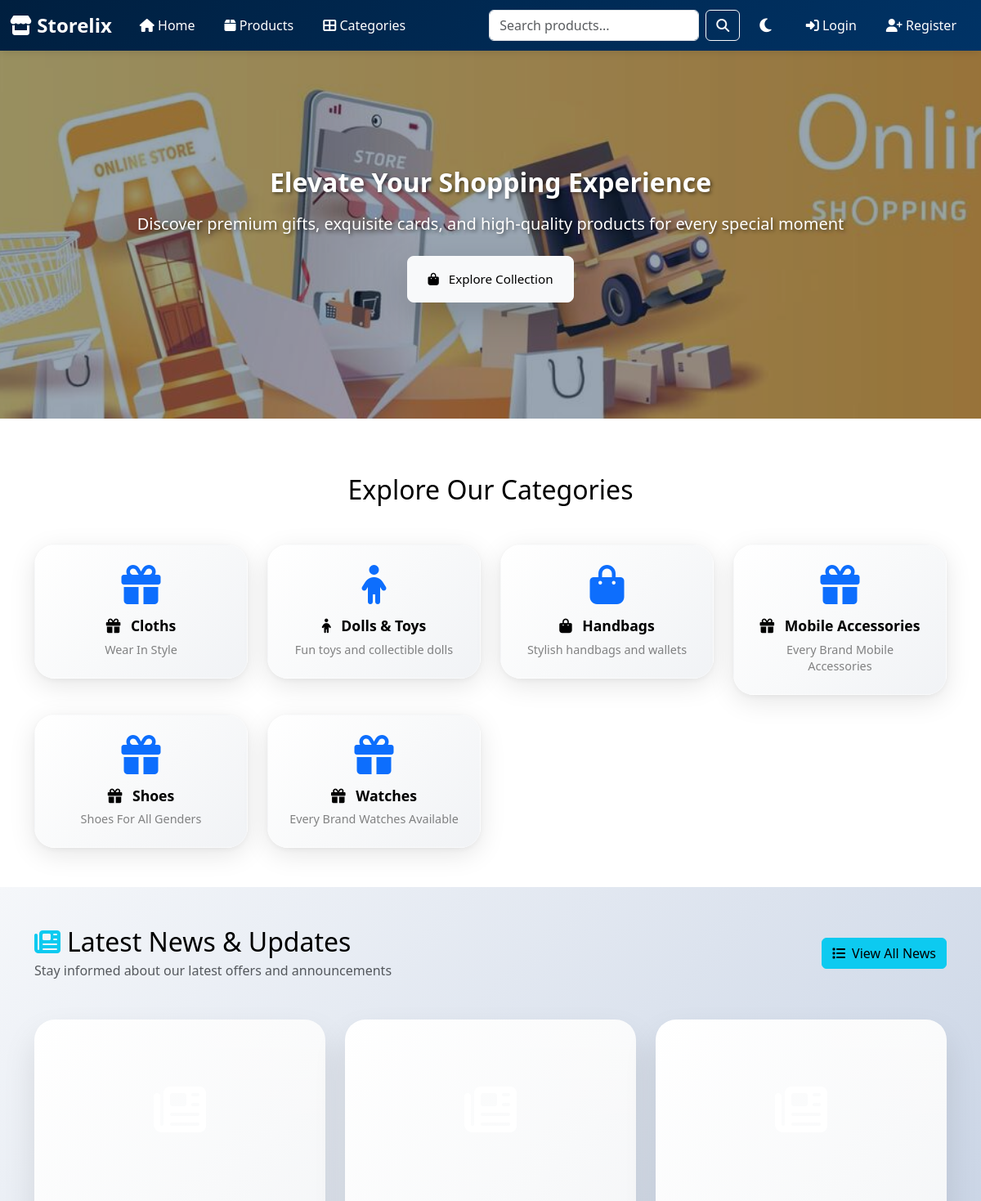
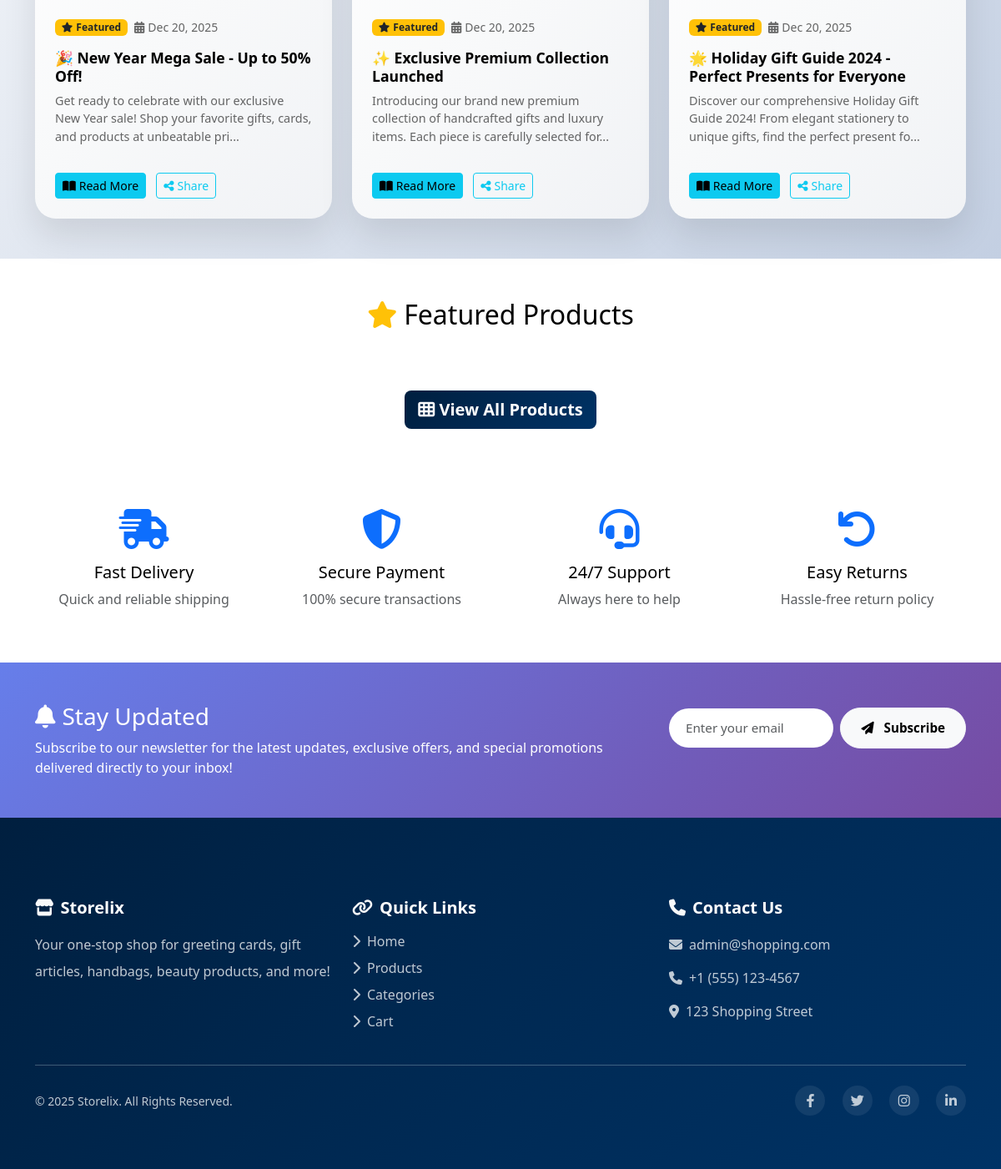
The page / on the database its author committed (2 pictures, top to bottom).
### tables this page shows
CREATE TABLE IF NOT EXISTS categories (
    id INT AUTO_INCREMENT PRIMARY KEY,
    name VARCHAR(100) NOT NULL,
    description TEXT,
    image VARCHAR(255),
    created_at TIMESTAMP DEFAULT CURRENT_TIMESTAMP
);

CREATE TABLE IF NOT EXISTS news_announcements (
    id INT AUTO_INCREMENT PRIMARY KEY,
    title VARCHAR(255) NOT NULL,
    content TEXT NOT NULL,
    image VARCHAR(255),
    is_featured TINYINT(1) DEFAULT 0,
    is_active TINYINT(1) DEFAULT 1,
    created_at TIMESTAMP DEFAULT CURRENT_TIMESTAMP,
    updated_at TIMESTAMP DEFAULT CURRENT_TIMESTAMP ON UPDATE CURRENT_TIMESTAMP
);

### includes/db.php (called while the page is built, shortened)
<?php
class Database {
    private $conn;
    public function __construct() {
        try {
            $this->conn = new mysqli(DB_HOST, DB_USER, DB_PASS, DB_NAME);
            $this->conn->options(MYSQLI_OPT_CONNECT_TIMEOUT, 30);
            $this->conn->options(MYSQLI_OPT_READ_TIMEOUT, 30);
            $this->conn->set_charset("utf8mb4");
        } catch (Exception $e) {
            die("Database Error: " . $e->getMessage());
        }
    }
    public function query($sql) {
        $result = $this->conn->query($sql);
        return $result;
    }
}
$db = new Database();
?>

### includes/functions.php (called while the page is built, shortened)
<?php
require_once 'db.php';
function getCategories() {
    global $db;
    $result = $db->query("SELECT * FROM categories ORDER BY name ASC");
    return $result->fetch_all(MYSQLI_ASSOC);
}
function getCategoryIcon($category_name) {
    $icons = [
        'Greeting Cards' => 'fas fa-envelope-open-text',
        'Gift Articles' => 'fas fa-gift',
        'Handbags' => 'fas fa-shopping-bag',
        'Beauty Products' => 'fas fa-spa',
        'Stationery' => 'fas fa-pen-fancy',
        'Dolls & Toys' => 'fas fa-child'
    ];
    return $icons[$category_name] ?? 'fas fa-gift';
}
?>

### index.php (the view, shortened to what this page needs)
        <?php
include 'includes/header.php';
$categories = getCategories();
$homepage_banners = getActiveHomepageBanners();
?>
<section class="hero-section">
    <div id="heroCarousel" class="carousel slide carousel-fade" data-bs-ride="carousel" data-bs-interval="3000">
        <div class="carousel-inner">
            <?php if (!empty($homepage_banners)): ?>
                <?php foreach ($homepage_banners as $index => $banner): ?>
                    <div class="carousel-item <?php echo $index === 0 ? 'active' : ''; ?>" style="background-image: url('<?php echo $banner['image'] ? 'uploads/' . $banner['image'] : 'https://via.placeholder.com/1920x600?text=' . urlencode($banner['title']); ?>');">
                        <div class="container">
                            <h1 class="display-4 mb-4 fw-bold text-shadow"><?php echo htmlspecialchars($banner['title']); ?></h1>
                            <?php if ($banner['subtitle']): ?>
                                <h2 class="h4 mb-3 text-shadow"><?php echo htmlspecialchars($banner['subtitle']); ?></h2>
                            <?php endif; ?>
                            <?php if ($banner['description']): ?>
                                <p class="lead mb-4 fs-5 text-shadow"><?php echo htmlspecialchars($banner['description']); ?></p>
                            <?php endif; ?>
                            <?php if ($banner['button_text'] && $banner['button_link']): ?>
                                <a href="<?php echo htmlspecialchars($banner['button_link']); ?>" class="btn btn-light btn-lg shadow-lg px-4 py-3">
                                    <i class="fas fa-arrow-right me-2"></i><?php echo htmlspecialchars($banner['button_text']); ?>
                                </a>
                            <?php endif; ?>
                        </div>
                    </div>
                <?php endforeach; ?>
            <?php else: ?>
                <div class="carousel-item active" style="background-image: url('uploads/b1.jpg');">
                    <div class="container">
                        <h1 class="display-4 mb-4 fw-bold text-shadow">Elevate Your Shopping Experience</h1>
                        <p class="lead mb-4 fs-5 text-shadow">Discover premium gifts, exquisite cards, and high-quality products for every special moment</p>
                        <a href="products.php" class="btn btn-light btn-lg shadow-lg px-4 py-3">
                            <i class="fas fa-shopping-bag me-2"></i> Explore Collection
                        </a>
                    </div>
                </div>
            <?php endif; ?>
        </div>
    </div>
</section>
<section class="py-5">
    <div class="container">
        <h2 class="text-center mb-5">Explore Our Categories</h2>
        <div class="row g-4">
            <?php foreach ($categories as $category): ?>
                <div class="col-lg-3 col-md-4 col-sm-6">
                    <a href="products.php?category=<?php echo $category['id']; ?>" class="text-decoration-none">
                        <div class="card category-card">
                            <div class="card-body text-center p-4">
                                <i class="<?php echo getCategoryIcon($category['name']); ?> fa-3x text-primary mb-3"></i>
                                <h5 class="card-title">
                                    <i class="<?php echo getCategoryIcon($category['name']); ?> me-2"></i>
                                    <?php echo htmlspecialchars($category['name']); ?>
                                </h5>
                                <p class="card-text text-muted"><?php echo htmlspecialchars($category['description']); ?></p>
                            </div>
                        </div>
                    </a>
                </div>
            <?php endforeach; ?>
        </div>
    </div>
</section>
<?php
$news_announcements = $db->query("SELECT * FROM news_announcements WHERE is_active = 1 ORDER BY is_featured DESC, created_at DESC LIMIT 3")->fetch_all(MYSQLI_ASSOC);
?>
<section class="py-5" style="background: linear-gradient(135deg, #f5f7fa 0%, #c3cfe2 100%);">
    <div class="container">
        <div class="d-flex justify-content-between align-items-center mb-5 flex-wrap gap-3">
            <div>
                <h2 class="mb-1"><i class="fas fa-newspaper text-info me-2"></i>Latest News & Updates</h2>
                <p class="text-muted mb-0">Stay informed about our latest offers and announcements</p>
            </div>
            <a href="#" class="btn btn-info" onclick="showAllNews(); return false;">
                <i class="fas fa-list me-2"></i>View All News
            </a>
        </div>
        <div class="row g-4">
            <?php foreach ($news_announcements as $news): ?>
                <div class="col-lg-4 col-md-6 col-sm-12">
                    <div class="card h-100 border-0 shadow-lg news-card" style="transition: all 0.3s ease; cursor: pointer;">
                        <?php if ($news['image']): ?>
                            <img src="uploads/<?php echo htmlspecialchars($news['image']); ?>" class="card-img-top" alt="<?php echo htmlspecialchars($news['title']); ?>" style="height: 220px; object-fit: cover;">
                        <?php else: ?>
                            <div class="card-img-top bg-gradient" style="height: 220px; background: linear-gradient(135deg, #667eea 0%, #764ba2 100%); display: flex; align-items: center; justify-content: center;">
                                <i class="fas fa-newspaper text-white" style="font-size: 4rem;"></i>
                            </div>
                        <?php endif; ?>
                        <div class="card-body d-flex flex-column">
                            <div class="d-flex align-items-center mb-3">
                                <?php if ($news['is_featured']): ?>
                                    <span class="badge bg-warning text-dark me-2">
                                        <i class="fas fa-star me-1"></i>Featured
                                    </span>
                                <?php endif; ?>
                                <small class="text-muted"><i class="fas fa-calendar-alt me-1"></i><?php echo date('M d, Y', strtotime($news['created_at'])); ?></small>
                            </div>
                            <h5 class="card-title fw-bold"><?php echo htmlspecialchars($news['title']); ?></h5>
                            <p class="card-text text-muted flex-grow-1"><?php echo htmlspecialchars(substr($news['content'], 0, 120)) . '...'; ?></p>
                            <div class="mt-auto pt-3">
                                <button class="btn btn-info btn-sm me-2" onclick="readMore('<?php echo htmlspecialchars($news['title']); ?>', '<?php echo htmlspecialchars($news['content']); ?>')">
                                    <i class="fas fa-book-open me-1"></i>Read More
                                </button>
                                <button class="btn btn-outline-info btn-sm" onclick="shareNews('<?php echo htmlspecialchars($news['title']); ?>')">
                                    <i class="fas fa-share-alt me-1"></i>Share
                                </button>
                            </div>
                        </div>
                    </div>
                </div>
            <?php endforeach; ?>
        </div>
    </div>
</section>
<section class="py-5 bg-light">
    <div class="container">
        <h2 class="text-center mb-5"><i class="fas fa-star text-warning me-2"></i>Featured Products</h2>
        <div class="text-center mt-5">
            <a href="products.php" class="btn btn-primary btn-lg">
                <i class="fas fa-th"></i> View All Products
            </a>
        </div>
    </div>
</section>
<section class="py-5">
    <div class="container">
        <div class="row g-4">
            <div class="col-lg-3 col-md-6 col-sm-6 text-center">
                <i class="fas fa-shipping-fast fa-3x text-primary mb-3"></i>
                <h5>Fast Delivery</h5>
                <p class="text-muted">Quick and reliable shipping</p>
            </div>
            <div class="col-lg-3 col-md-6 col-sm-6 text-center">
                <i class="fas fa-shield-alt fa-3x text-primary mb-3"></i>
                <h5>Secure Payment</h5>
                <p class="text-muted">100% secure transactions</p>
            </div>
            <div class="col-lg-3 col-md-6 col-sm-6 text-center">
                <i class="fas fa-headset fa-3x text-primary mb-3"></i>
                <h5>24/7 Support</h5>
                <p class="text-muted">Always here to help</p>
            </div>
            <div class="col-lg-3 col-md-6 col-sm-6 text-center">
                <i class="fas fa-undo fa-3x text-primary mb-3"></i>
                <h5>Easy Returns</h5>
                <p class="text-muted">Hassle-free return policy</p>
            </div>
        </div>
    </div>
</section>
<section class="py-5 bg-primary text-white" style="background: linear-gradient(135deg, #667eea 0%, #764ba2 100%);">
    <div class="container">
        <div class="row align-items-center">
            <div class="col-lg-8">
                <h3 class="mb-2"><i class="fas fa-bell me-2"></i>Stay Updated</h3>
                <p class="mb-0">Subscribe to our newsletter for the latest updates, exclusive offers, and special promotions delivered directly to your inbox!</p>
            </div>
            <div class="col-lg-4">
                <form class="d-flex gap-2" id="newsletter-form" onsubmit="handleNewsletterSubmit(event)">
                    <input type="email" class="form-control" id="newsletter-email" placeholder="Enter your email" required>
                    <button type="submit" class="btn btn-light fw-bold newsletter-submit-btn" id="newsletter-btn">
                        <i class="fas fa-paper-plane me-1"></i>Subscribe
                    </button>
                </form>
                <div id="newsletter-message" class="mt-2"></div>
            </div>
        </div>
    </div>
</section>
<?php include 'includes/footer.php'; ?>

### rows shown on the page
categories: name "Cloths", description "Wear In Style"
categories: name "Dolls & Toys", description "Fun toys and collectible dolls"
categories: name "Handbags", description "Stylish handbags and wallets"
categories: name "Mobile Accessories", description "Every Brand Mobile Accessories"
categories: name "Shoes", description "Shoes For All Genders"
categories: name "Watches", description "Every Brand Watches Available"
news_announcements: is_featured 1 (drawn), created_at "Dec 20, 2025", title "🎉 New Year Mega Sale - Up to 50% Off!", content "Get ready to celebrate with our exclusive New Year sale! Shop your favorite gifts, cards, and products at unbeatable pri"
news_announcements: is_featured 1 (drawn), created_at "Dec 20, 2025", title "✨ Exclusive Premium Collection Launched", content "Introducing our brand new premium collection of handcrafted gifts and luxury items. Each piece is carefully selected for"
news_announcements: is_featured 1 (drawn), created_at "Dec 20, 2025", title "🌟 Holiday Gift Guide 2024 - Perfect Presents for Everyone", content "Discover our comprehensive Holiday Gift Guide 2024! From elegant stationery to unique gifts, find the perfect present fo"

### other values the page prints
SITE_NAME "Storelix"
ADMIN_EMAIL "admin@shopping.com"
